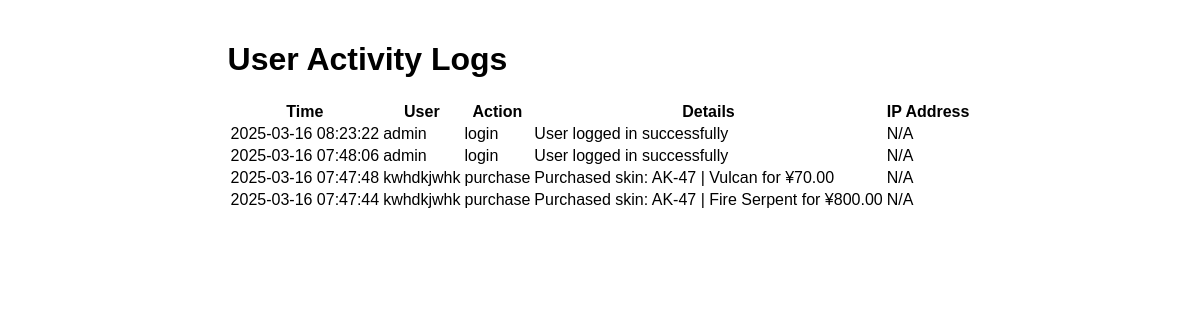
Page /accounts/admin/user-logs/ (signed in) on the committed database.
### accounts/models.py (models this page shows, shortened)
class UserActivityLog(models.Model):
    user = models.ForeignKey(User, on_delete=models.CASCADE)
    action_type = models.CharField(max_length=50)  # login, recharge, purchase
    details = models.TextField()
    ip_address = models.GenericIPAddressField(null=True, blank=True)
    timestamp = models.DateTimeField(default=timezone.now)

class User(AbstractUser):
    balance = models.DecimalField(max_digits=10, decimal_places=2, default=0.00)
    inventory = models.ManyToManyField('market.Skin', blank=True, related_name='users')

### accounts/views.py (the view)
# urls.py: path('admin/user-logs/', views.user_activity_logs, name='user_activity_logs'),
@user_passes_test(is_admin)
def user_activity_logs(request):
    logs = UserActivityLog.objects.all().order_by('-timestamp')
    paginator = Paginator(logs, 50)
    page = request.GET.get('page')
    logs = paginator.get_page(page)
    return render(request, 'admin/user_activity_logs.html', {
        'logs': logs
    })

### accounts/views.py (called while the page is built)
def is_admin(user):
    return user.is_authenticated and user.is_staff

### templates/admin/user_activity_logs.html (shortened to what this page needs)
{% extends 'base.html' %}
{% block content %}
<div class="container mt-4">
    <h1 class="mb-4">User Activity Logs</h1>
    <div class="table-responsive">
        <table class="table table-striped">
            <thead>
                <tr>
                    <th>Time</th>
                    <th>User</th>
                    <th>Action</th>
                    <th>Details</th>
                    <th>IP Address</th>
                </tr>
            </thead>
            <tbody>
                {% for log in logs %}
                <tr>
                    <td>{{ log.timestamp|date:"Y-m-d H:i:s" }}</td>
                    <td>{{ log.user.username }}</td>
                    <td>{{ log.action_type }}</td>
                    <td>{{ log.details }}</td>
                    <td>{{ log.ip_address|default:"N/A" }}</td>
                </tr>
                {% endfor %}
            </tbody>
        </table>
    </div>
</div>
{% endblock %}

### cs2_skin_market/static/css/style.css (style rules this page uses)
html, body { height: 100%; margin: 0; padding: 0; display: flex; flex-direction: column; align-items: center; position: relative; font-family: Arial, sans-serif; }
.container { max-width: 1200px; margin: 0 auto; padding: 20px; }

### rows in the picture
UserActivityLog: timestamp "2025-03-16 08:23:22", user.username "admin", action_type "login", details "User logged in successfully", ip_address "N/A"
UserActivityLog: timestamp "2025-03-16 07:48:06", user.username "admin", action_type "login", details "User logged in successfully", ip_address "N/A"
UserActivityLog: timestamp "2025-03-16 07:47:48", user.username "kwhdkjwhk", action_type "purchase", details "Purchased skin: AK-47 | Vulcan for ¥70.00", ip_address "N/A"
UserActivityLog: timestamp "2025-03-16 07:47:44", user.username "kwhdkjwhk", action_type "purchase", details "Purchased skin: AK-47 | Fire Serpent for ¥800.00", ip_address "N/A"
